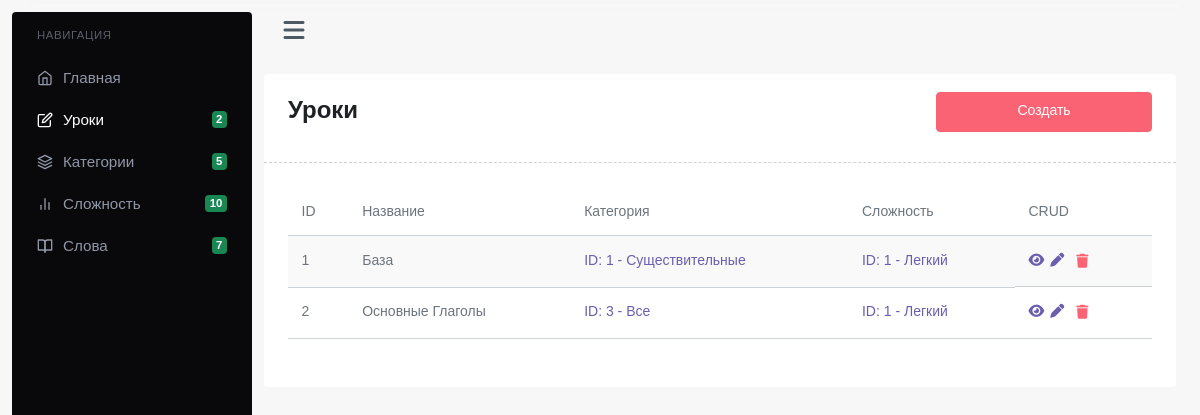
The page /admin/lessons/ on the database as committed earlier.
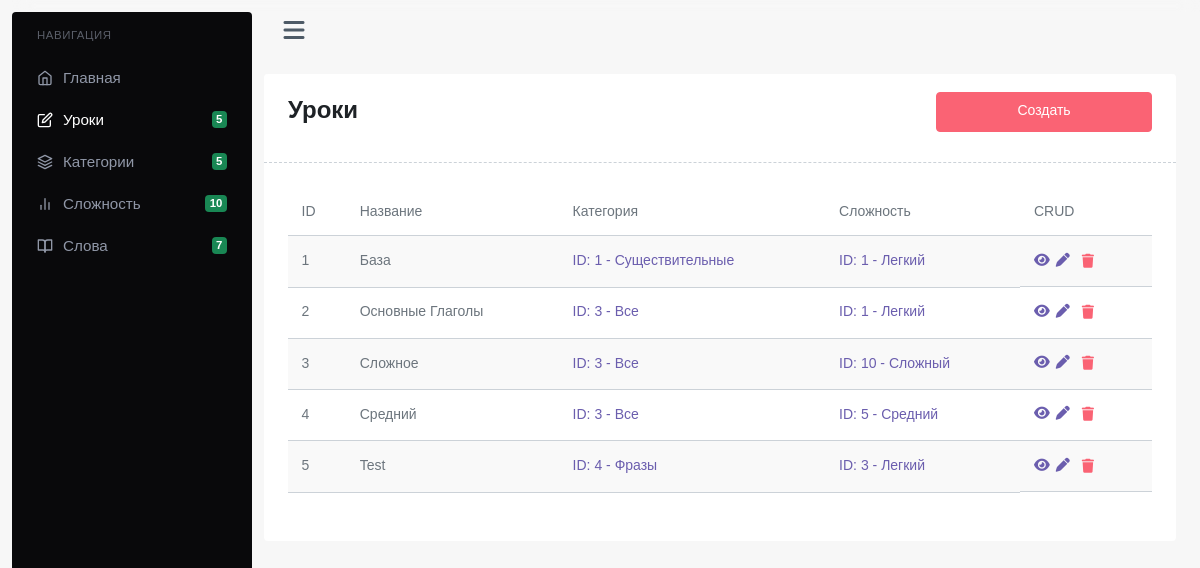
The same page on the database as committed later.
### app/models.py (models this page shows)
class Lesson(db.Model):
    id = db.Column(db.Integer, primary_key=True)
    title = db.Column(db.String(255), nullable=False)
    category_id = db.Column(db.Integer, db.ForeignKey('category.id'), nullable=False)
    level_id = db.Column(db.Integer, db.ForeignKey('level.id'), nullable=False)
    category = db.relationship('Category', backref=db.backref('lessons', lazy=True))
    level = db.relationship('Level', backref=db.backref('lessons', lazy=True))

class Category(db.Model):
    id = db.Column(db.Integer, primary_key=True)
    title = db.Column(db.String(255), nullable=False)

class Level(db.Model):
    id = db.Column(db.Integer, primary_key=True)
    title = db.Column(db.String(255), nullable=False)
    indicator = db.Column(db.Integer)

### app/routes/Admin/AdminLessonRoutes.py (the view)
    def get_all(self):
        lessons = Lesson.query.all()
        return render_template(f"{self.prefix}index.html", lessons=lessons)

### app/__init__.py (called while the page is built)
def create_app():
    app = Flask(__name__, static_folder="static", template_folder="templates")
    app.config["SQLALCHEMY_DATABASE_URI"] = f"sqlite:///db.db"
    app.config["SECRET_KEY"] = "veryhardsecretkey"
    register_blueprints(app)
    db.init_app(app)
    with app.app_context():
        db.create_all()
    @app.context_processor
    def inject_counts():
        counts = count_rows()
        return counts
    return app

### app/utils.py (called while the page is built)
def count_rows():
    lessons_count = Lesson.query.count()
    categories_count = Category.query.count()
    levels_count = Level.query.count()
    words_count = Word.query.count()
    return {
        "lessons_count": lessons_count,
        "categories_count": categories_count,
        "levels_count": levels_count,
        "words_count": words_count
    }

### app/templates/admin/lessons/index.html (shortened to what this page needs)
{% extends "admin/base.html" %}
{% block content %}
    <div class="card">
        <div class="card-header d-flex justify-content-between">
            <p class="fs-3 fw-bold">Уроки</p>
            <a href="{{ url_for('admin_lessons.create') }}" class="btn btn-danger mb-2 w-25">Создать</a>
        </div>
        <div class="card-body">
            <div class="table-responsive">
                <table class="table table-striped">
                    <thead>
                        <tr>
                            <td>ID</td>
                            <td>Название</td>
                            <td>Категория</td>
                            <td>Сложность</td>
                            <td>CRUD</td>
                        </tr>
                    </thead>
                    <tbody>
                        {% for lesson in lessons %}
                            <tr>
                                <td>{{ lesson.id }}</td>
                                <td>{{ lesson.title }}</td>
                                <td><a href="{{ url_for('admin_categories.get', id=lesson.category.id) }}">ID: {{ lesson.category.id }} - {{ lesson.category.title }}</td>
                                <td><a href="{{ url_for('admin_levels.get', id=lesson.level.id) }}">ID: {{ lesson.level.id }} - {{ lesson.level.title }}</a></td>
                                <td class="d-flex gap-1">
                                    <a href="{{ url_for('admin_lessons.get', id=lesson.id) }}"><i class="fa-solid fa-eye"></i></a>
                                    <a href="{{ url_for('admin_lessons.edit', id=lesson.id) }}"><i class="fa-solid fa-pen"></i></a>
                                    <button class="text-danger border-0 bg-transparent" onclick="deleteLesson({{ lesson.id }})"><i class="fa-solid fa-trash"></i></button>
                                </td>
                            </tr>
                        {% endfor %}
                    </tbody>
                </table>
            </div>
        </div>
    </div>
{% endblock %}

### app/templates/admin/base.html (shortened to what this page needs)
<!DOCTYPE html>
<html lang="en">
<head>
    <link href="https://api.fontshare.com/v2/css?f[]=satoshi@900,700,500,300,400&display=swap" rel="stylesheet">
    <link rel="stylesheet" href="{{ url_for('static', filename='assets/app-0f19a312.css') }}">
    <link rel="stylesheet" href="{{ url_for('static', filename='assets/world-bcd2ab8c.css') }}">
</head>
<body>
<div class="app-wrapper">
    {% include 'admin/partials/sidebar.html' %}
    <div class="content-page px-2">
    <button class="button-toggle-menu mb-3"><i class="fa-solid fa-bars"></i></button>
        {% block content %}{% endblock %}
    </div>
</div>
</body>
</html>

### app/templates/admin/partials/sidebar.html (shortened to what this page needs)
<div class="app-sidenav">
    <div class="h-100" data-simplebar>
        <ul class="menu">
            <li class="menu-title">Навигация</li>
            <li class="menu-item">
                <a href="{{ url_for('admin.index') }}" class="menu-link">
                    <span class="menu-icon"><i data-feather="home"></i></span>
                    <span class="menu-text"> Главная </span>
                </a>
            </li>
            <li class="menu-item">
                <a href="{{ url_for('admin_lessons.get_all') }}" class="menu-link">
                    <span class="menu-icon"><i data-feather="edit"></i></span>
                    <span class="menu-text"> Уроки </span>
                    <span class="badge bg-success rounded ms-auto">{{ lessons_count }}</span>
                </a>
            </li>
            <li class="menu-item">
                <a href="{{ url_for('admin_categories.get_all') }}" class="menu-link">
                    <span class="menu-icon"><i data-feather="layers"></i></span>
                    <span class="menu-text"> Категории </span>
                    <span class="badge bg-success rounded ms-auto">{{ categories_count }}</span>
                </a>
            </li>
            <li class="menu-item">
                <a href="{{ url_for('admin_levels.get_all') }}" class="menu-link">
                    <span class="menu-icon"><i data-feather="bar-chart-2"></i></span>
                    <span class="menu-text"> Сложность </span>
                    <span class="badge bg-success rounded ms-auto">{{ levels_count }}</span>
                </a>
            </li>
            <li class="menu-item">
                <a href="{{ url_for('admin_words.get_all') }}" class="menu-link">
                    <span class="menu-icon"><i data-feather="book-open"></i></span>
                    <span class="menu-text"> Слова </span>
                    <span class="badge bg-success rounded ms-auto">{{ words_count }}</span>
                </a>
            </li>
        </ul>
    </div>
</div>

### app/static/assets/world-bcd2ab8c.css (style rules this page uses)
svg { -ms-touch-action:none;touch-action:none }

Rows that differ between the two databases and show on the page:
added Lesson: id "3", title "Сложное", category.id "3", category "Все", level.id "10", level "Сложный"
added Lesson: id "4", title "Средний", category.id "3", category "Все", level.id "5", level "Средний"
added Lesson: id "5", title "Test", category.id "4", category "Фразы", level.id "3", level "Легкий"
Other text that changed with them:
{{ lessons_count }}: "2" → "5"
